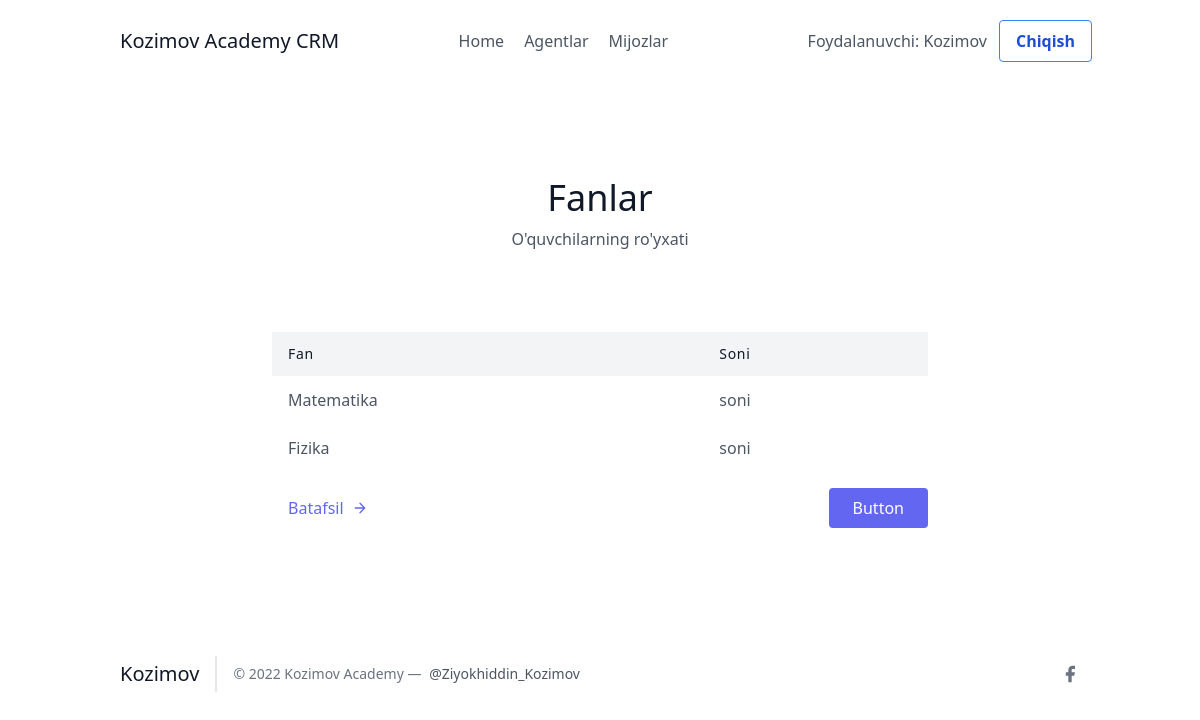
The page /leads/categories/ (signed in) on the database its author committed.
### leads/models.py (models this page shows, shortened)
class User(AbstractUser):
    is_organisor = models.BooleanField(default=True)
    is_agent = models.BooleanField(default=False)

class Category(models.Model):
    nomi = models.CharField(max_length=20)
    organisation = models.ForeignKey(UserProfile, on_delete=models.CASCADE)

### leads/views.py (the view)
# urls.py: path('categories/', CategoryListView.as_view(), name="categories"),
class CategoryListView(LoginRequiredMixin, ListView):
    template_name = "leads/categories.html"
    context_object_name = "categories"
    def get_context_data(self, **kwargs):
        context = super(CategoryListView, self).get_context_data(**kwargs)
        user = self.request.user
        if user.is_organisor:
            queryset = Lead.objects.filter(
                organisation = user.userprofile,
            )
        else:
            queryset = Category.objects.filter(
                organisation = user.agent.organisation
            )
        context.update({
                "unassigned_category_count": queryset.filter(category__isnull=True).count()
            })
        return context
    def get_queryset(self):
        user = self.request.user
        if user.is_organisor:
            queryset = Category.objects.filter(
                organisation = user.userprofile
            )
        else:
            queryset = Category.objects.filter(
                organisation = user.agent.organisation
            )
        return queryset

### leads/templates/leads/categories.html (shortened to what this page needs)
{% extends 'base.html' %}
{% block content %}
    <section class="text-gray-600 body-font">
    <div class="container px-5 py-24 mx-auto">
      <div class="flex flex-col text-center w-full mb-20">
        <h1 class="sm:text-4xl text-3xl font-medium title-font mb-2 text-gray-900">Fanlar</h1>
        <p class="lg:w-2/3 mx-auto leading-relaxed text-base">O'quvchilarning ro'yxati</p>
      </div>
      <div class="lg:w-2/3 w-full mx-auto overflow-auto">
        <table class="table-auto w-full text-left whitespace-no-wrap">
          <thead>
            <tr>
              <th class="px-4 py-3 title-font tracking-wider font-medium text-gray-900 text-sm bg-gray-100">Fan</th>
              <th class="px-4 py-3 title-font tracking-wider font-medium text-gray-900 text-sm bg-gray-100">Soni</th>
            </tr>
          </thead>
          <tbody>
            {% for category in categories %}
            <tr>
              <td class="px-4 py-3">{{ category.nomi }}</td>
              <td class="px-4 py-3">soni</td>
            </tr>
            {% endfor %}
          </tbody>
        </table>
      </div>
      <div class="flex pl-4 mt-4 lg:w-2/3 w-full mx-auto">
        <a class="text-indigo-500 inline-flex items-center md:mb-2 lg:mb-0">Batafsil
          <svg fill="none" stroke="currentColor" stroke-linecap="round" stroke-linejoin="round" stroke-width="2" class="w-4 h-4 ml-2" viewBox="0 0 24 24">
            <path d="M5 12h14M12 5l7 7-7 7"></path>
          </svg>
        </a>
        <button class="flex ml-auto text-white bg-indigo-500 border-0 py-2 px-6 focus:outline-none hover:bg-indigo-600 rounded">Button</button>
      </div>
    </div>
    </section>
{% endblock %}

### frontend/details/navbar.html
{% load static %}
<header class="text-gray-600 body-font">
  <div class="container mx-auto flex flex-wrap p-5 flex-col md:flex-row items-center">
    <a href="/" class="flex title-font font-medium items-center text-gray-900 mb-4 md:mb-0">
      <span class="ml-3 text-xl">Kozimov Academy CRM</span>
    </a>
    <nav class="md:ml-auto md:mr-auto flex flex-wrap items-center text-base justify-center">
      <a href="/" class="mr-5 hover:text-gray-900">Home</a>
    {% if not request.user.is_authenticated %}
      </nav>
        <button class="bg-transparent hover:bg-blue-500 text-blue-700 font-semibold hover:text-white py-2 px-4 border border-blue-500 hover:border-transparent rounded" style="margin-right: 20px">
          <a  href="{% url 'signup' %}">Ro'yxatdan o'tish
          </a>
        </button>
    {% else %}
        {% if request.user.is_organisor %}
        <a href="/agents/" class="mr-5 hover:text-gray-900">Agentlar</a>
        {% endif %}
        <a href="/leads/" class="mr-5 hover:text-gray-900">Mijozlar</a>
      </nav>
    {% endif %}
    {% if request.user.is_authenticated %}
      Foydalanuvchi: {{ request.user.username }}
      <button class="bg-transparent hover:bg-blue-500 text-blue-700 font-semibold hover:text-white py-2 px-4 border border-blue-500 hover:border-transparent rounded ml-3">
        <a  href="{% url 'logout' %}">Chiqish
        </a>
      </button>
    {% else %}
    <button class="bg-transparent hover:bg-blue-500 text-blue-700 font-semibold hover:text-white py-2 px-4 border border-blue-500 hover:border-transparent rounded">
      <a href="{% url 'login' %}">Kirish
    </a>
    </button>
    {% endif %}
  </div>
</header>

### rows shown on the page
User: user.username "Kozimov"
Category: nomi "Matematika"
Category: nomi "Fizika"
